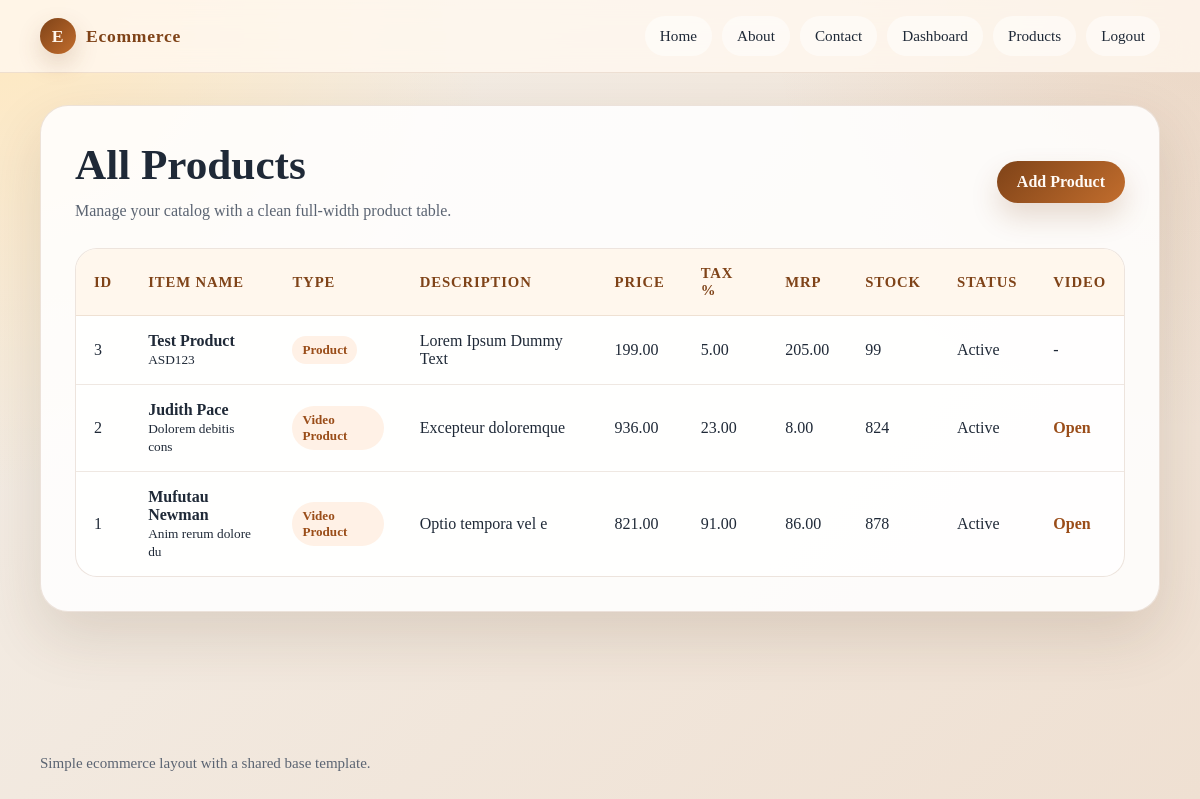
Screenshot of /products/ (signed in) with the database file from the repository.
### shop/models.py (models this page shows, shortened)
class Product(models.Model):
    PRODUCT = "product"
    VIDEO = "video"
    PRODUCT_TYPE_CHOICES = [
        (PRODUCT, "Product"),
        (VIDEO, "Video Product"),
    ]
    ACTIVE = "active"
    DRAFT = "draft"
    OUT_OF_STOCK = "out_of_stock"
    STATUS_CHOICES = [
        (ACTIVE, "Active"),
        (DRAFT, "Draft"),
        (OUT_OF_STOCK, "Out of Stock"),
    ]
    product_name = models.CharField(max_length=200)
    product_code = models.CharField(max_length=100, unique=True)
    product_type = models.CharField(
        max_length=20,
        choices=PRODUCT_TYPE_CHOICES,
        default=PRODUCT,
    )
    description = models.TextField(blank=True)
    price = models.DecimalField(max_digits=10, decimal_places=2)
    tax = models.DecimalField(max_digits=5, decimal_places=2, default=0)
    mrp = models.DecimalField(max_digits=10, decimal_places=2)
    stock = models.PositiveIntegerField(default=0)
    status = models.CharField(
        max_length=20,
        choices=STATUS_CHOICES,
        default=ACTIVE,
    )
    video_url = models.URLField(blank=True)
    created_at = models.DateTimeField(auto_now_add=True)
    updated_at = models.DateTimeField(auto_now=True)
    class Meta:
        ordering = ["-created_at"]

### shop/views.py (the view)
# urls.py: path('products/', views.products, name='products'),
@login_required(login_url='login')
def products(request):
    product_list = Product.objects.all()
    return render(request, 'products.html', {'products': product_list})

### shop/templates/products.html (shortened to what this page needs)
{% extends 'base.html' %}
{% block content %}
<section class="products-page">
	<div class="products-header">
		<div>
			<h1 class="products-title">All Products</h1>
			<p class="products-subtitle">
				Manage your catalog with a clean full-width product table.
			</p>
		</div>
		<a class="add-button" href="{% url 'add_products' %}">Add Product</a>
	</div>
	<div class="products-table-wrap">
		<table class="products-table">
			<thead>
				<tr>
					<th>Id</th>
					<th>Item Name</th>
					<th>Type</th>
					<th>Description</th>
					<th>Price</th>
					<th>Tax %</th>
					<th>MRP</th>
					<th>Stock</th>
					<th>Status</th>
					<th>Video</th>
				</tr>
			</thead>
			<tbody>
				{% for product in products %}
				<tr>
					<td>{{ product.id }}</td>
					<td>
						<strong>{{ product.product_name }}</strong><br />
						<small>{{ product.product_code }}</small>
					</td>
					<td><span class="type-badge">{{ product.get_product_type_display }}</span></td>
					<td>{{ product.description|default:"-" }}</td>
					<td>{{ product.price }}</td>
					<td>{{ product.tax }}</td>
					<td>{{ product.mrp }}</td>
					<td>{{ product.stock }}</td>
					<td>{{ product.get_status_display }}</td>
					<td>
						{% if product.video_url %}
						<a class="video-link" href="{{ product.video_url }}" target="_blank" rel="noopener noreferrer">Open</a>
						{% else %}
						-
						{% endif %}
					</td>
				</tr>
				{% empty %}
				<tr>
					<td colspan="10" style="text-align: center; color: #5b6472">
						No products available yet.
					</td>
				</tr>
				{% endfor %}
			</tbody>
		</table>
	</div>
</section>
{% endblock %}

### shop/templates/base.html (style rules this page uses)
:root { --bg: #f4efe8; --panel: rgba(255, 255, 255, 0.86); --panel-strong: #ffffff; --text: #1f2937; --muted: #5b6472; --accent: #c26d2d; --accent-dark: #7f4318; --line: rgba(127, 67, 24, 0.14); --shadow: 0 24px 60px rgba(78, 48, 18, 0.14); }
* { box-sizing: border-box; }
body { margin: 0; min-height: 100vh; font-family: Georgia, "Times New Roman", serif; color: var(--text); background: radial-gradient( circle at top left, #ffe8bf, transparent 34% ), radial-gradient( circle at top right, rgba(194, 109, 45, 0.12), transparent 30% ), linear-gradient(135deg, var(--bg), #efe0d2); }
a { color: inherit; text-decoration: none; }

### shop/templates/products.html (style rules this page uses)
.products-page { display: grid; gap: 24px; }
.products-header { display: flex; align-items: center; justify-content: space-between; gap: 16px; flex-wrap: wrap; }
.products-title { margin: 0; font-size: clamp(1.9rem, 4vw, 2.7rem); }
.products-subtitle { margin: 8px 0 0; color: #5b6472; line-height: 1.7; }
.add-button { display: inline-flex; align-items: center; justify-content: center; padding: 12px 20px; border-radius: 999px; background: linear-gradient(135deg, #7f4318, #c26d2d); color: #fffaf5; font-weight: 700; box-shadow: 0 14px 28px rgba(127, 67, 24, 0.18); transition: transform 0.15s ease, box-shadow 0.15s ease; }
.products-table-wrap { width: 100%; overflow-x: auto; border: 1px solid rgba(127, 67, 24, 0.14); border-radius: 22px; background: rgba(255, 255, 255, 0.8); }
.products-table { width: 100%; border-collapse: collapse; min-width: 760px; }
.products-table th, .products-table td { padding: 16px 18px; text-align: left; border-bottom: 1px solid rgba(127, 67, 24, 0.12); }
.products-table th { background: #fff7ed; color: #7f4318; font-size: 0.92rem; text-transform: uppercase; letter-spacing: 0.06em; }
.products-table tr:last-child td { border-bottom: none; }
.type-badge { display: inline-flex; align-items: center; padding: 6px 10px; border-radius: 999px; background: #fff1e6; color: #9a4d19; font-size: 0.82rem; font-weight: 700; }
.video-link { color: #9a4d19; font-weight: 700; }

### rows the page displays
Product: id "3", product_name "Test Product", product_code "ASD123", product_type "Product", description "Lorem Ipsum Dummy Text", price "199.00", tax "5.00", mrp "205.00", stock "99", status "Active"
Product: id "2", product_name "Judith Pace", product_code "Dolorem debitis cons", product_type "Video Product", description "Excepteur doloremque", price "936.00", tax "23.00", mrp "8.00", stock "824", status "Active"
Product: id "1", product_name "Mufutau Newman", product_code "Anim rerum dolore du", product_type "Video Product", description "Optio tempora vel e", price "821.00", tax "91.00", mrp "86.00", stock "878", status "Active"
